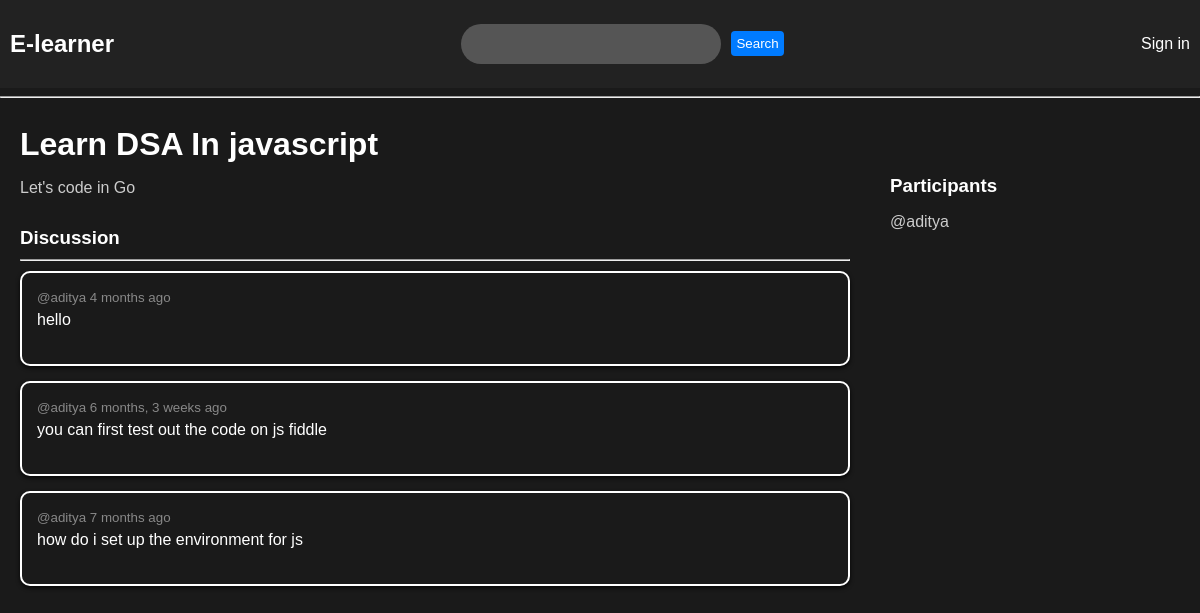
The page /room/19/ on the database its author committed.
### base/models.py (models this page shows, shortened)
class Room(models.Model):
    Chat_host=models.ForeignKey(User,on_delete=models.SET_NULL,null=True)
    subject=models.ForeignKey(Subject,on_delete=models.SET_NULL,null=True)
    name=models.CharField(max_length=200)
    description=models.TextField(null=True,blank=True)
    participants=models.ManyToManyField(User,null=True,related_name='participants',blank=True)
    updated = models.DateTimeField(auto_now=True)
    created= models.DateTimeField(auto_now_add=True)
    class Meta:
        ordering=['-updated','-created']

class Message(models.Model):
      user=models.ForeignKey(User,on_delete=models.CASCADE)
      room=models.ForeignKey(Room, on_delete=models.CASCADE)
      body=models.TextField()
      updated = models.DateTimeField(auto_now=True)
      created= models.DateTimeField(auto_now_add=True)
      class Meta:
        ordering=['-updated','-created']

### base/views.py (the view, shortened to what this page needs)
# urls.py: path('room/<str:id_>/',views.room,name="room"),
def room(request,id_):
    room=Room.objects.get(id=id_)
    room_messages=room.message_set.all().order_by('-created')
    participants=room.participants.all()
    context={'room':room,'room_messages':room_messages,'participants':participants}
    return render(request, 'base/Room.html',context)

### base/templates/base/Room.html (shortened to what this page needs)
{% extends 'mainTemp.html' %}
{% block content %}
<div class="room-container">
    <div class="room-details">
        <h1>{{ room.name }}</h1>
        <p>{{ room.description }}</p>
        <div class="discussion-container">
            <h3>Discussion</h3>
            <hr>
            <div class="comment">
                {% for message in room_messages %}
                <div>
                    <small>@{{ message.user }} {{ message.created|timesince }} ago</small>
                    <p>{{ message.body }}</p>
                </div>
                {% endfor %}
            </div>
        </div>
    </div>
    <div class="participants-container">
        <h3>Participants</h3>
        {% for user in participants %}
        <div>
            <p>@{{ user.username }}</p>
        </div>
        {% endfor %}
    </div>
</div>
{% endblock %}

### base/templates/base/Room.html (style rules this page uses)
body { margin: 0; padding: 0; font-family: Arial, sans-serif; background-color: #1a1a1a; color: #fff; }
.room-container { display: grid; grid-template-columns: 3fr 1fr; padding: 20px; }
.room-details { margin-right: 40px; }
.room-details h1 { margin-top: 0; margin-bottom: 10px; color: #fff; }
.room-details p { margin-bottom: 20px; color: #ccc; }
.discussion-container { margin-top: 30px; }
.discussion-container h3 { margin-bottom: 10px; color: #fff; }
.comment { margin-top: 10px; }
.comment div { background-color: #1a1a1a; padding: 15px; border-radius: 10px; margin-bottom: 15px; box-shadow: 0 2px 4px rgba(0, 0, 0, 0.8); border:2px solid #fff; }
.comment small { color: #888; }
.comment p { margin-top: 5px; color: #fff; }
.participants-container { margin-top: 30px; }
.participants-container h3 { margin-bottom: 10px; color: #fff; }
.participants-container p { margin-bottom: 5px; color: #ccc; }

### rows shown on the page
Room: name "Learn DSA In javascript", description "Let's code in Go"
Message: user "aditya", created "4 months", body "hello"
Message: user "aditya", created "6 months, 3 weeks", body "you can first test out the code on js fiddle"
Message: user "aditya", created "7 months", body "how do i set up the environment for js"

### other values the page prints
{{ user.username }} "aditya"
